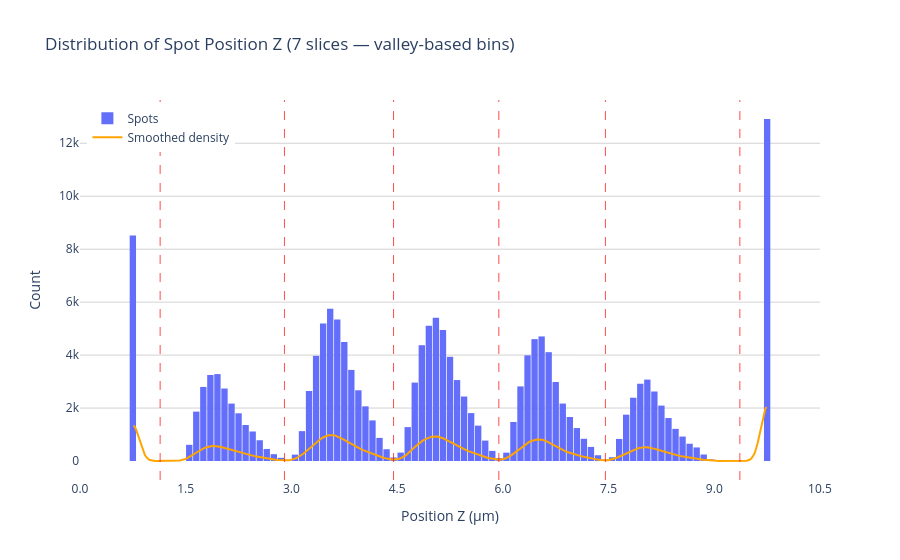

The cell this chart's notebook holds for it:
### Code cell
from scipy.ndimage import gaussian_filter1d
from scipy.signal import find_peaks

n_slices = size_metadata['Z']['pixels']
max_z = size_metadata['Z']['microns']
mpp = size_metadata['Z']['micron_per_pixel']
z_col = axes_colnames['Z']
z_vals = spot_stats_df[z_col]
z = z_vals.drop_nulls().to_numpy()

# Smooth a fine histogram to find natural valleys between Z-slice clusters
counts, edges = np.histogram(z, bins=500)
centers = (edges[:-1] + edges[1:]) / 2
smoothed = gaussian_filter1d(counts.astype(float), sigma=5)

# Valleys = local minima; keep the n_slices-1 deepest ones as bin boundaries
valley_idx, _ = find_peaks(-smoothed, prominence=smoothed.max() * 0.05)
deepest = valley_idx[np.argsort(smoothed[valley_idx])[:n_slices - 1]]
deepest = np.sort(deepest)
bins = np.concatenate([[z.min()], centers[deepest], [z.max()]])

print(f"Found {len(bins) - 1} bins with edges at: {np.round(bins, 3)}")

z_tick_vals = np.arange(0, max_z + mpp, mpp)
z_tick_labels = [f"{v:.1f}" for v in z_tick_vals]

fig = go.Figure()
fig.add_trace(go.Histogram(x=z_vals, nbinsx=100, name="Spots"))
fig.add_trace(go.Scatter(x=centers, y=smoothed, mode="lines", name="Smoothed density",
	line=dict(color="orange", width=2), yaxis="y"))
for edge in bins[1:-1]:
    fig.add_vline(x=edge, line_width=1, line_dash="dash", line_color="red", opacity=0.7)

fig.update_layout(
    title=f"Distribution of Spot Position Z ({n_slices} slices — valley-based bins)",
	paper_bgcolor="white",
	plot_bgcolor="rgba(255,255,255,0)",
    xaxis=dict(
        title="Position Z (µm)",
        range=[0, max_z],
        tickmode="array",
        tickvals=z_tick_vals.tolist(),
        ticktext=z_tick_labels,
        showgrid=False,
        gridcolor="lightgray",
    ),
    yaxis=dict(
        title="Count",
        range=[0, None],
        showgrid=True,
        gridcolor="lightgray",
    ),
    bargap=0.1,
    legend=dict(x=0.01, y=0.99),
)
fig.show()

imgoutpath = os.path.normpath(os.path.join(OUTPUT_DIR, "z_position_distribution.webp"))
fig.write_image(imgoutpath, format="webp")
print(f"Saved to: {imgoutpath}")

### Figure 1 — Plotly figure (JSON) as saved in the notebook; plotly's stock layout.template omitted (floating-point values rounded to 4 significant figures; data arrays with more than 128 entries replaced by an {"elided": "..."} marker saying what was removed)
{"data": [{"name": "Spots", "nbinsx": 100, "type": "histogram", "x": {"elided": "175007 float values"}}, {"line": {"color": "orange", "width": 2}, "mode": "lines", "name": "Smoothed density", "type": "scatter", "x": {"elided": "500 float values"}, "y": {"elided": "500 float values"}, "yaxis": "y"}], "layout": {"bargap": 0.1, "legend": {"x": 0.01, "y": 0.99}, "paper_bgcolor": "white", "plot_bgcolor": "rgba(255,255,255,0)", "shapes": [{"line": {"color": "red", "dash": "dash", "width": 1}, "opacity": 0.7, "type": "line", "x0": 1.137, "x1": 1.137, "xref": "x", "y0": 0, "y1": 1, "yref": "y domain"}, {"line": {"color": "red", "dash": "dash", "width": 1}, "opacity": 0.7, "type": "line", "x0": 2.901, "x1": 2.901, "xref": "x", "y0": 0, "y1": 1, "yref": "y domain"}, {"line": {"color": "red", "dash": "dash", "width": 1}, "opacity": 0.7, "type": "line", "x0": 4.449, "x1": 4.449, "xref": "x", "y0": 0, "y1": 1, "yref": "y domain"}, {"line": {"color": "red", "dash": "dash", "width": 1}, "opacity": 0.7, "type": "line", "x0": 5.943, "x1": 5.943, "xref": "x", "y0": 0, "y1": 1, "yref": "y domain"}, {"line": {"color": "red", "dash": "dash", "width": 1}, "opacity": 0.7, "type": "line", "x0": 7.455, "x1": 7.455, "xref": "x", "y0": 0, "y1": 1, "yref": "y domain"}, {"line": {"color": "red", "dash": "dash", "width": 1}, "opacity": 0.7, "type": "line", "x0": 9.363, "x1": 9.363, "xref": "x", "y0": 0, "y1": 1, "yref": "y domain"}], "title": {"text": "Distribution of Spot Position Z (7 slices — valley-based bins)"}, "xaxis": {"gridcolor": "lightgray", "range": [0, 10.5], "showgrid": false, "tickmode": "array", "ticktext": ["0.0", "1.5", "3.0", "4.5", "6.0", "7.5", "9.0", "10.5"], "tickvals": [0, 1.5, 3, 4.5, 6, 7.5, 9, 10.5], "title": {"text": "Position Z (µm)"}}, "yaxis": {"gridcolor": "lightgray", "range": [0, null], "showgrid": true, "title": {"text": "Count"}}}}
